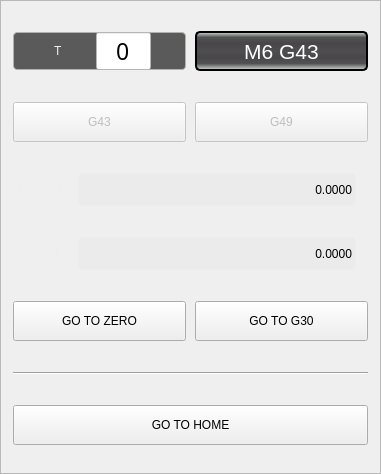
<?xml version="1.0" encoding="UTF-8"?>
<ui version="4.0">
 <class>basic_tool_info_widget</class>
 <widget class="QFrame" name="basic_tool_info_widget">
  <property name="geometry">
   <rect>
    <x>0</x>
    <y>0</y>
    <width>381</width>
    <height>474</height>
   </rect>
  </property>
  <property name="windowTitle">
   <string>Frame</string>
  </property>
  <property name="frameShape">
   <enum>QFrame::StyledPanel</enum>
  </property>
  <property name="frameShadow">
   <enum>QFrame::Raised</enum>
  </property>
  <layout class="QVBoxLayout" name="verticalLayout">
   <property name="spacing">
    <number>0</number>
   </property>
   <property name="leftMargin">
    <number>0</number>
   </property>
   <property name="topMargin">
    <number>0</number>
   </property>
   <property name="rightMargin">
    <number>0</number>
   </property>
   <property name="bottomMargin">
    <number>0</number>
   </property>
   <item>
    <widget class="QFrame" name="basic_tool_info_qframe">
     <property name="sizePolicy">
      <sizepolicy hsizetype="Minimum" vsizetype="Minimum">
       <horstretch>0</horstretch>
       <verstretch>0</verstretch>
      </sizepolicy>
     </property>
     <property name="minimumSize">
      <size>
       <width>0</width>
       <height>0</height>
      </size>
     </property>
     <property name="maximumSize">
      <size>
       <width>16777215</width>
       <height>16777215</height>
      </size>
     </property>
     <property name="focusPolicy">
      <enum>Qt::NoFocus</enum>
     </property>
     <property name="styleSheet">
      <string notr="true"/>
     </property>
     <layout class="QVBoxLayout" name="verticalLayout_29">
      <property name="spacing">
       <number>10</number>
      </property>
      <property name="leftMargin">
       <number>12</number>
      </property>
      <property name="topMargin">
       <number>9</number>
      </property>
      <property name="rightMargin">
       <number>12</number>
      </property>
      <property name="bottomMargin">
       <number>3</number>
      </property>
      <item>
       <layout class="QHBoxLayout" name="horizontalLayout_96">
        <property name="spacing">
         <number>9</number>
        </property>
        <item>
         <widget class="QFrame" name="frame_27">
          <property name="sizePolicy">
           <sizepolicy hsizetype="Preferred" vsizetype="Fixed">
            <horstretch>0</horstretch>
            <verstretch>0</verstretch>
           </sizepolicy>
          </property>
          <property name="minimumSize">
           <size>
            <width>0</width>
            <height>38</height>
           </size>
          </property>
          <property name="maximumSize">
           <size>
            <width>16777215</width>
            <height>38</height>
           </size>
          </property>
          <property name="styleSheet">
           <string notr="true">.QFrame{
    border-style: solid;
    border-color: rgb(176, 179,172);
    border-width: 1px;
    border-radius: 4px;
    background-color: rgb(90, 90, 90);
    padding: -5px;
}</string>
          </property>
          <property name="frameShape">
           <enum>QFrame::StyledPanel</enum>
          </property>
          <property name="frameShadow">
           <enum>QFrame::Raised</enum>
          </property>
          <layout class="QHBoxLayout" name="horizontalLayout_105">
           <property name="spacing">
            <number>0</number>
           </property>
           <property name="leftMargin">
            <number>0</number>
           </property>
           <property name="topMargin">
            <number>0</number>
           </property>
           <property name="rightMargin">
            <number>1</number>
           </property>
           <property name="bottomMargin">
            <number>0</number>
           </property>
           <item>
            <widget class="QLabel" name="lbl_toolLabelT">
             <property name="sizePolicy">
              <sizepolicy hsizetype="Fixed" vsizetype="Fixed">
               <horstretch>0</horstretch>
               <verstretch>0</verstretch>
              </sizepolicy>
             </property>
             <property name="minimumSize">
              <size>
               <width>15</width>
               <height>36</height>
              </size>
             </property>
             <property name="maximumSize">
              <size>
               <width>15</width>
               <height>36</height>
              </size>
             </property>
             <property name="styleSheet">
              <string notr="true">QLabel{
    color: rgb(238, 238, 236);
	font: 17pt &quot;Bebas Kai&quot;;
}</string>
             </property>
             <property name="text">
              <string>  T</string>
             </property>
             <property name="alignment">
              <set>Qt::AlignCenter</set>
             </property>
             <property name="indent">
              <number>0</number>
             </property>
            </widget>
           </item>
           <item>
            <widget class="VCPLineEdit" name="vcpline_toolNumber">
             <property name="sizePolicy">
              <sizepolicy hsizetype="Fixed" vsizetype="Fixed">
               <horstretch>0</horstretch>
               <verstretch>0</verstretch>
              </sizepolicy>
             </property>
             <property name="minimumSize">
              <size>
               <width>55</width>
               <height>0</height>
              </size>
             </property>
             <property name="maximumSize">
              <size>
               <width>55</width>
               <height>16777215</height>
              </size>
             </property>
             <property name="palette">
              <palette>
               <active>
                <colorrole role="WindowText">
                 <brush brushstyle="SolidPattern">
                  <color alpha="255">
                   <red>0</red>
                   <green>0</green>
                   <blue>0</blue>
                  </color>
                 </brush>
                </colorrole>
                <colorrole role="Button">
                 <brush brushstyle="SolidPattern">
                  <color alpha="255">
                   <red>255</red>
                   <green>255</green>
                   <blue>255</blue>
                  </color>
                 </brush>
                </colorrole>
                <colorrole role="Text">
                 <brush brushstyle="SolidPattern">
                  <color alpha="255">
                   <red>0</red>
                   <green>0</green>
                   <blue>0</blue>
                  </color>
                 </brush>
                </colorrole>
                <colorrole role="ButtonText">
                 <brush brushstyle="SolidPattern">
                  <color alpha="255">
                   <red>0</red>
                   <green>0</green>
                   <blue>0</blue>
                  </color>
                 </brush>
                </colorrole>
                <colorrole role="Base">
                 <brush brushstyle="SolidPattern">
                  <color alpha="255">
                   <red>255</red>
                   <green>255</green>
                   <blue>255</blue>
                  </color>
                 </brush>
                </colorrole>
                <colorrole role="Window">
                 <brush brushstyle="SolidPattern">
                  <color alpha="255">
                   <red>255</red>
                   <green>255</green>
                   <blue>255</blue>
                  </color>
                 </brush>
                </colorrole>
                <colorrole role="Highlight">
                 <brush brushstyle="SolidPattern">
                  <color alpha="255">
                   <red>65</red>
                   <green>84</green>
                   <blue>255</blue>
                  </color>
                 </brush>
                </colorrole>
                <colorrole role="HighlightedText">
                 <brush brushstyle="SolidPattern">
                  <color alpha="255">
                   <red>255</red>
                   <green>255</green>
                   <blue>255</blue>
                  </color>
                 </brush>
                </colorrole>
               </active>
               <inactive>
                <colorrole role="WindowText">
                 <brush brushstyle="SolidPattern">
                  <color alpha="255">
                   <red>0</red>
                   <green>0</green>
                   <blue>0</blue>
                  </color>
                 </brush>
                </colorrole>
                <colorrole role="Button">
                 <brush brushstyle="SolidPattern">
                  <color alpha="255">
                   <red>255</red>
                   <green>255</green>
                   <blue>255</blue>
                  </color>
                 </brush>
                </colorrole>
                <colorrole role="Text">
                 <brush brushstyle="SolidPattern">
                  <color alpha="255">
                   <red>0</red>
                   <green>0</green>
                   <blue>0</blue>
                  </color>
                 </brush>
                </colorrole>
                <colorrole role="ButtonText">
                 <brush brushstyle="SolidPattern">
                  <color alpha="255">
                   <red>0</red>
                   <green>0</green>
                   <blue>0</blue>
                  </color>
                 </brush>
                </colorrole>
                <colorrole role="Base">
                 <brush brushstyle="SolidPattern">
                  <color alpha="255">
                   <red>255</red>
                   <green>255</green>
                   <blue>255</blue>
                  </color>
                 </brush>
                </colorrole>
                <colorrole role="Window">
                 <brush brushstyle="SolidPattern">
                  <color alpha="255">
                   <red>255</red>
                   <green>255</green>
                   <blue>255</blue>
                  </color>
                 </brush>
                </colorrole>
                <colorrole role="Highlight">
                 <brush brushstyle="SolidPattern">
                  <color alpha="255">
                   <red>65</red>
                   <green>84</green>
                   <blue>255</blue>
                  </color>
                 </brush>
                </colorrole>
                <colorrole role="HighlightedText">
                 <brush brushstyle="SolidPattern">
                  <color alpha="255">
                   <red>255</red>
                   <green>255</green>
                   <blue>255</blue>
                  </color>
                 </brush>
                </colorrole>
               </inactive>
               <disabled>
                <colorrole role="WindowText">
                 <brush brushstyle="SolidPattern">
                  <color alpha="255">
                   <red>0</red>
                   <green>0</green>
                   <blue>0</blue>
                  </color>
                 </brush>
                </colorrole>
                <colorrole role="Button">
                 <brush brushstyle="SolidPattern">
                  <color alpha="255">
                   <red>255</red>
                   <green>255</green>
                   <blue>255</blue>
                  </color>
                 </brush>
                </colorrole>
                <colorrole role="Text">
                 <brush brushstyle="SolidPattern">
                  <color alpha="255">
                   <red>0</red>
                   <green>0</green>
                   <blue>0</blue>
                  </color>
                 </brush>
                </colorrole>
                <colorrole role="ButtonText">
                 <brush brushstyle="SolidPattern">
                  <color alpha="255">
                   <red>0</red>
                   <green>0</green>
                   <blue>0</blue>
                  </color>
                 </brush>
                </colorrole>
                <colorrole role="Base">
                 <brush brushstyle="SolidPattern">
                  <color alpha="255">
                   <red>255</red>
                   <green>255</green>
                   <blue>255</blue>
                  </color>
                 </brush>
                </colorrole>
                <colorrole role="Window">
                 <brush brushstyle="SolidPattern">
                  <color alpha="255">
                   <red>255</red>
                   <green>255</green>
                   <blue>255</blue>
                  </color>
                 </brush>
                </colorrole>
                <colorrole role="Highlight">
                 <brush brushstyle="SolidPattern">
                  <color alpha="255">
                   <red>65</red>
                   <green>84</green>
                   <blue>255</blue>
                  </color>
                 </brush>
                </colorrole>
                <colorrole role="HighlightedText">
                 <brush brushstyle="SolidPattern">
                  <color alpha="255">
                   <red>255</red>
                   <green>255</green>
                   <blue>255</blue>
                  </color>
                 </brush>
                </colorrole>
               </disabled>
              </palette>
             </property>
             <property name="font">
              <font>
               <family>Bebas Kai</family>
               <pointsize>17</pointsize>
               <weight>50</weight>
               <italic>false</italic>
               <bold>false</bold>
              </font>
             </property>
             <property name="focusPolicy">
              <enum>Qt::ClickFocus</enum>
             </property>
             <property name="contextMenuPolicy">
              <enum>Qt::NoContextMenu</enum>
             </property>
             <property name="styleSheet">
              <string notr="true">font: 17pt;</string>
             </property>
             <property name="text">
              <string>0</string>
             </property>
             <property name="frame">
              <bool>true</bool>
             </property>
             <property name="alignment">
              <set>Qt::AlignCenter</set>
             </property>
             <property name="rules" stdset="0">
              <string>[{&quot;channels&quot;: [{&quot;url&quot;: &quot;tooltable:current_tool?tool_number&quot;, &quot;trigger&quot;: true}], &quot;property&quot;: &quot;Text&quot;, &quot;expression&quot;: &quot;str(ch[0])&quot;, &quot;name&quot;: &quot;update tool num&quot;}, {&quot;channels&quot;: [{&quot;url&quot;: &quot;status:task_state?text&quot;, &quot;trigger&quot;: true}, {&quot;url&quot;: &quot;status:interp_state?text&quot;, &quot;trigger&quot;: true}], &quot;property&quot;: &quot;Enable&quot;, &quot;expression&quot;: &quot;ch[0] == 'On' and ch[1] == 'Idle'&quot;, &quot;name&quot;: &quot;enable/disable&quot;}]</string>
             </property>
            </widget>
           </item>
          </layout>
         </widget>
        </item>
        <item>
         <widget class="SubCallButton" name="subbtn_m6G43">
          <property name="minimumSize">
           <size>
            <width>70</width>
            <height>40</height>
           </size>
          </property>
          <property name="maximumSize">
           <size>
            <width>16777215</width>
            <height>40</height>
           </size>
          </property>
          <property name="styleSheet">
           <string notr="true">QPushButton {
    color: white;    
    border-color: black;
    border-style: solid;
    border-radius: 5px;
    border-width: 2px;
    background: qlineargradient(spread:pad, x1:0, y1:1, x2:0, y2:0, stop:0 rgba(213, 218, 216, 255), stop:0.169312 rgba(82, 82, 83, 255), stop:0.328042 rgba(72, 70, 73, 255), stop:0.492063 rgba(78, 77, 79, 255), stop:0.703704 rgba(72, 70, 73, 255), stop:0.86 rgba(82, 82, 83, 255), stop:1 rgba(213, 218, 216, 255));
}

QPushButton {
    font-family: &quot;Bebas Kai&quot;;
    font-size: 16pt;
}

QPushButton:disabled {
    border-color: gray;
}

QPushButton:hover {
    background:  qlineargradient(x1: 0, y1: 0, x2: 0, y2: 1,
                                     stop: 0 #A19E9E, stop: 1.0 #5C5959);
}

QPushButton:pressed {
    background:  qlineargradient(spread:pad, x1:0, y1:0, x2:0, y2:1, stop:0 rgba(85, 85, 238, 255), stop:0.544974 rgba(90, 91, 239, 255), stop:1 rgba(126, 135, 243, 255));
}

QPushButton:checked[option=&quot;true&quot;] {
    background:  qlineargradient(spread:pad, x1:0, y1:0, x2:0, y2:1, stop:0 rgba(85, 85, 238, 255), stop:0.544974 rgba(90, 91, 239, 255), stop:1 rgba(126, 135, 243, 255));
}

QPushButton:checked {
    background:  qlineargradient(spread:pad, x1:0, y1:0, x2:0, y2:1, stop:0 rgba(85, 85, 238, 255), stop:0.544974 rgba(90, 91, 239, 255), stop:1 rgba(126, 135, 243, 255));
}
</string>
          </property>
          <property name="text">
           <string>M6 G43</string>
          </property>
          <property name="filename" stdset="0">
           <string>m6_tool_call_main_panel.ngc</string>
          </property>
         </widget>
        </item>
       </layout>
      </item>
      <item>
       <layout class="QHBoxLayout" name="horizontalLayout_104">
        <property name="spacing">
         <number>9</number>
        </property>
        <item>
         <widget class="MDIButton" name="mdibtn_g43">
          <property name="enabled">
           <bool>false</bool>
          </property>
          <property name="sizePolicy">
           <sizepolicy hsizetype="Preferred" vsizetype="Fixed">
            <horstretch>1</horstretch>
            <verstretch>0</verstretch>
           </sizepolicy>
          </property>
          <property name="minimumSize">
           <size>
            <width>0</width>
            <height>40</height>
           </size>
          </property>
          <property name="maximumSize">
           <size>
            <width>16777215</width>
            <height>40</height>
           </size>
          </property>
          <property name="focusPolicy">
           <enum>Qt::NoFocus</enum>
          </property>
          <property name="styleSheet">
           <string notr="true">MDIButton {
   	font: 15pt &quot;Bebas Kai&quot;;
}</string>
          </property>
          <property name="text">
           <string>G43</string>
          </property>
          <property name="checkable">
           <bool>true</bool>
          </property>
          <property name="autoExclusive">
           <bool>true</bool>
          </property>
          <property name="rules" stdset="0">
           <string>[{&quot;channels&quot;: [{&quot;url&quot;: &quot;status:gcodes?text&quot;, &quot;trigger&quot;: true}], &quot;property&quot;: &quot;Checked&quot;, &quot;expression&quot;: &quot;'G43' in ch[0]&quot;, &quot;name&quot;: &quot;G43&quot;}, {&quot;channels&quot;: [{&quot;url&quot;: &quot;status:tool_in_spindle&quot;, &quot;trigger&quot;: false}, {&quot;url&quot;: &quot;status:interp_state&quot;, &quot;trigger&quot;: true}, {&quot;url&quot;: &quot;status:homed&quot;, &quot;trigger&quot;: true}], &quot;property&quot;: &quot;Enable&quot;, &quot;expression&quot;: &quot;ch[0] != 0&quot;, &quot;name&quot;: &quot;disable if no tool loaded&quot;}]</string>
          </property>
          <property name="MDICommand" stdset="0">
           <string>G43</string>
          </property>
         </widget>
        </item>
        <item>
         <widget class="MDIButton" name="mdibtn_g49">
          <property name="enabled">
           <bool>false</bool>
          </property>
          <property name="sizePolicy">
           <sizepolicy hsizetype="Preferred" vsizetype="Fixed">
            <horstretch>1</horstretch>
            <verstretch>0</verstretch>
           </sizepolicy>
          </property>
          <property name="minimumSize">
           <size>
            <width>0</width>
            <height>40</height>
           </size>
          </property>
          <property name="maximumSize">
           <size>
            <width>16777215</width>
            <height>40</height>
           </size>
          </property>
          <property name="focusPolicy">
           <enum>Qt::NoFocus</enum>
          </property>
          <property name="styleSheet">
           <string notr="true">MDIButton {
   	font: 15pt &quot;Bebas Kai&quot;;
}</string>
          </property>
          <property name="text">
           <string>G49</string>
          </property>
          <property name="checkable">
           <bool>true</bool>
          </property>
          <property name="autoExclusive">
           <bool>true</bool>
          </property>
          <property name="rules" stdset="0">
           <string>[{&quot;channels&quot;: [{&quot;url&quot;: &quot;status:gcodes?text&quot;, &quot;trigger&quot;: true}], &quot;property&quot;: &quot;Checked&quot;, &quot;expression&quot;: &quot;'G49' in ch[0]&quot;, &quot;name&quot;: &quot;G49&quot;}]</string>
          </property>
          <property name="MDICommand" stdset="0">
           <string>G49</string>
          </property>
         </widget>
        </item>
       </layout>
      </item>
      <item>
       <layout class="QHBoxLayout" name="horizontalLayout_94">
        <property name="spacing">
         <number>5</number>
        </property>
        <property name="rightMargin">
         <number>0</number>
        </property>
        <item>
         <widget class="QLabel" name="lbl_toolLength">
          <property name="enabled">
           <bool>true</bool>
          </property>
          <property name="sizePolicy">
           <sizepolicy hsizetype="Fixed" vsizetype="Fixed">
            <horstretch>0</horstretch>
            <verstretch>0</verstretch>
           </sizepolicy>
          </property>
          <property name="minimumSize">
           <size>
            <width>60</width>
            <height>33</height>
           </size>
          </property>
          <property name="maximumSize">
           <size>
            <width>60</width>
            <height>33</height>
           </size>
          </property>
          <property name="styleSheet">
           <string notr="true">QLabel{   
    color: rgb(238, 238, 236);
	font: 16pt &quot;Bebas Kai&quot;;
}





</string>
          </property>
          <property name="text">
           <string>LENGTH</string>
          </property>
          <property name="alignment">
           <set>Qt::AlignCenter</set>
          </property>
          <property name="wordWrap">
           <bool>true</bool>
          </property>
          <property name="indent">
           <number>0</number>
          </property>
         </widget>
        </item>
        <item>
         <widget class="StatusLabel" name="stlbl_toolLength">
          <property name="sizePolicy">
           <sizepolicy hsizetype="Expanding" vsizetype="Preferred">
            <horstretch>1</horstretch>
            <verstretch>0</verstretch>
           </sizepolicy>
          </property>
          <property name="minimumSize">
           <size>
            <width>0</width>
            <height>33</height>
           </size>
          </property>
          <property name="maximumSize">
           <size>
            <width>16777215</width>
            <height>33</height>
           </size>
          </property>
          <property name="styleSheet">
           <string notr="true">QLabel {
    border-style: transparent;
    border-color: rgb(235, 235, 235);
    border-width: 1px;
    border-radius: 5px;
    color: black;
    background: rgb(235, 235, 235);
	font: 75 17pt &quot;Bebas Kai&quot;;
}</string>
          </property>
          <property name="text">
           <string>0.0000</string>
          </property>
          <property name="alignment">
           <set>Qt::AlignRight|Qt::AlignTrailing|Qt::AlignVCenter</set>
          </property>
          <property name="rules" stdset="0">
           <string>[{&quot;channels&quot;: [{&quot;url&quot;: &quot;tooltable:current_tool?z_offset&quot;, &quot;trigger&quot;: true}, {&quot;url&quot;: &quot;status:linear_units?text&quot;, &quot;trigger&quot;: false}], &quot;property&quot;: &quot;Text&quot;, &quot;expression&quot;: &quot;\&quot;{:.4f}\&quot;.format(ch[0]) if ch[1] == 'in' else \&quot;{:.4f}\&quot;.format(ch[0])&quot;, &quot;name&quot;: &quot;Tool Length&quot;}]</string>
          </property>
          <property name="format" stdset="0">
           <string>{:.3f}</string>
          </property>
          <property name="statusItem" stdset="0">
           <string>tool_offset.3</string>
          </property>
         </widget>
        </item>
        <item>
         <widget class="StatusLabel" name="stlbl_toollenghtUnit">
          <property name="sizePolicy">
           <sizepolicy hsizetype="Preferred" vsizetype="Fixed">
            <horstretch>0</horstretch>
            <verstretch>0</verstretch>
           </sizepolicy>
          </property>
          <property name="styleSheet">
           <string notr="true">QLabel{
    color: rgb(238, 238, 236);
	font: 17pt &quot;Bebas Kai&quot;;
}</string>
          </property>
          <property name="alignment">
           <set>Qt::AlignRight|Qt::AlignTrailing|Qt::AlignVCenter</set>
          </property>
          <property name="rules" stdset="0">
           <string>[
    {
        &quot;channels&quot;: [
            {
                &quot;url&quot;: &quot;status:linear_units?text&quot;,
                &quot;trigger&quot;: true,
                &quot;type&quot;: &quot;str&quot;
            }
        ],
        &quot;expression&quot;: &quot;ch[0]&quot;,
        &quot;name&quot;: &quot;Units&quot;,
        &quot;property&quot;: &quot;Text&quot;
    }
]</string>
          </property>
         </widget>
        </item>
       </layout>
      </item>
      <item>
       <layout class="QHBoxLayout" name="horizontalLayout_93">
        <property name="spacing">
         <number>5</number>
        </property>
        <item>
         <widget class="QLabel" name="lbl_toolDiameter">
          <property name="enabled">
           <bool>true</bool>
          </property>
          <property name="sizePolicy">
           <sizepolicy hsizetype="Fixed" vsizetype="Fixed">
            <horstretch>0</horstretch>
            <verstretch>0</verstretch>
           </sizepolicy>
          </property>
          <property name="minimumSize">
           <size>
            <width>60</width>
            <height>33</height>
           </size>
          </property>
          <property name="maximumSize">
           <size>
            <width>60</width>
            <height>33</height>
           </size>
          </property>
          <property name="styleSheet">
           <string notr="true">QLabel{
    color: rgb(238, 238, 236);
	font: 16pt &quot;Bebas Kai&quot;;
}
</string>
          </property>
          <property name="text">
           <string>DIAM</string>
          </property>
          <property name="alignment">
           <set>Qt::AlignCenter</set>
          </property>
          <property name="wordWrap">
           <bool>true</bool>
          </property>
          <property name="indent">
           <number>0</number>
          </property>
         </widget>
        </item>
        <item>
         <widget class="StatusLabel" name="stlbl_toolDiameter">
          <property name="sizePolicy">
           <sizepolicy hsizetype="Expanding" vsizetype="Preferred">
            <horstretch>1</horstretch>
            <verstretch>0</verstretch>
           </sizepolicy>
          </property>
          <property name="minimumSize">
           <size>
            <width>0</width>
            <height>33</height>
           </size>
          </property>
          <property name="maximumSize">
           <size>
            <width>16777215</width>
            <height>33</height>
           </size>
          </property>
          <property name="styleSheet">
           <string notr="true">QLabel {
    border-style: transparent;
    border-color: rgb(235, 235, 235);
    border-width: 1px;
    border-radius: 5px;
    color: black;
    background: rgb(235, 235, 235);
	font: 75 17pt &quot;Bebas Kai&quot;;
}</string>
          </property>
          <property name="text">
           <string>0.0000</string>
          </property>
          <property name="alignment">
           <set>Qt::AlignRight|Qt::AlignTrailing|Qt::AlignVCenter</set>
          </property>
          <property name="rules" stdset="0">
           <string>[{&quot;channels&quot;: [{&quot;url&quot;: &quot;tooltable:current_tool?diameter&quot;, &quot;trigger&quot;: true}, {&quot;url&quot;: &quot;status:linear_units?text&quot;, &quot;trigger&quot;: false}], &quot;property&quot;: &quot;Text&quot;, &quot;expression&quot;: &quot;\&quot;{:.4f}\&quot;.format(ch[0]) if ch[1] == 'in' else \&quot;{:.4f}\&quot;.format(ch[0])&quot;, &quot;name&quot;: &quot;Tool Diameter&quot;}]</string>
          </property>
          <property name="format" stdset="0">
           <string>{:.3f}</string>
          </property>
          <property name="statusItem" stdset="0">
           <string>tool_offset.3</string>
          </property>
         </widget>
        </item>
        <item>
         <widget class="StatusLabel" name="stlbl_toolDiameterUnit">
          <property name="sizePolicy">
           <sizepolicy hsizetype="Preferred" vsizetype="Fixed">
            <horstretch>0</horstretch>
            <verstretch>0</verstretch>
           </sizepolicy>
          </property>
          <property name="styleSheet">
           <string notr="true">QLabel{
    color: rgb(238, 238, 236);
	font: 17pt &quot;Bebas Kai&quot;;
}</string>
          </property>
          <property name="alignment">
           <set>Qt::AlignRight|Qt::AlignTrailing|Qt::AlignVCenter</set>
          </property>
          <property name="rules" stdset="0">
           <string>[{&quot;channels&quot;: [{&quot;url&quot;: &quot;status:linear_units?text&quot;, &quot;trigger&quot;: true}], &quot;property&quot;: &quot;Text&quot;, &quot;expression&quot;: &quot;ch[0]&quot;, &quot;name&quot;: &quot;Units&quot;}]</string>
          </property>
         </widget>
        </item>
       </layout>
      </item>
      <item>
       <layout class="QHBoxLayout" name="horizontalLayout_95">
        <property name="spacing">
         <number>9</number>
        </property>
        <item>
         <widget class="SubCallButton" name="subbtn_goToZero">
          <property name="sizePolicy">
           <sizepolicy hsizetype="Preferred" vsizetype="Fixed">
            <horstretch>1</horstretch>
            <verstretch>0</verstretch>
           </sizepolicy>
          </property>
          <property name="minimumSize">
           <size>
            <width>0</width>
            <height>40</height>
           </size>
          </property>
          <property name="maximumSize">
           <size>
            <width>16777215</width>
            <height>40</height>
           </size>
          </property>
          <property name="focusPolicy">
           <enum>Qt::NoFocus</enum>
          </property>
          <property name="styleSheet">
           <string notr="true">.SubCallButton {
    color: white;    
    border-color: black;
    border-style: solid;
    border-radius: 5px;
    border-width: 2px;
    background: qlineargradient(spread:pad, x1:0, y1:1, x2:0, y2:0, stop:0 rgba(213, 218, 216, 255), stop:0.169312 rgba(82, 82, 83, 255), stop:0.328042 rgba(72, 70, 73, 255), stop:0.492063 rgba(78, 77, 79, 255), stop:0.703704 rgba(72, 70, 73, 255), stop:0.86 rgba(82, 82, 83, 255), stop:1 rgba(213, 218, 216, 255));
}

.SubCallButton {
    font-family: &quot;Bebas Kai&quot;;
    font-size: 15pt;
}

.SubCallButton:disabled {
    border-color: gray;
}

.SubCallButton:hover {
    background:  qlineargradient(x1: 0, y1: 0, x2: 0, y2: 1,
                                     stop: 0 #A19E9E, stop: 1.0 #5C5959);
}

.SubCallButton:pressed {
    background:  qlineargradient(spread:pad, x1:0, y1:0, x2:0, y2:1, stop:0 rgba(85, 85, 238, 255), stop:0.544974 rgba(90, 91, 239, 255), stop:1 rgba(126, 135, 243, 255));
}

.SubCallButton:checked[option=&quot;true&quot;] {
    background:  qlineargradient(spread:pad, x1:0, y1:0, x2:0, y2:1, stop:0 rgba(85, 85, 238, 255), stop:0.544974 rgba(90, 91, 239, 255), stop:1 rgba(126, 135, 243, 255));
}

.SubCallButton:checked {
    background:  qlineargradient(spread:pad, x1:0, y1:0, x2:0, y2:1, stop:0 rgba(85, 85, 238, 255), stop:0.544974 rgba(90, 91, 239, 255), stop:1 rgba(126, 135, 243, 255));
}</string>
          </property>
          <property name="text">
           <string>GO TO ZERO</string>
          </property>
          <property name="filename" stdset="0">
           <string>go_to_zero.ngc</string>
          </property>
         </widget>
        </item>
        <item>
         <widget class="SubCallButton" name="subbtn_goToG30">
          <property name="sizePolicy">
           <sizepolicy hsizetype="Preferred" vsizetype="Fixed">
            <horstretch>1</horstretch>
            <verstretch>0</verstretch>
           </sizepolicy>
          </property>
          <property name="minimumSize">
           <size>
            <width>0</width>
            <height>40</height>
           </size>
          </property>
          <property name="maximumSize">
           <size>
            <width>16777215</width>
            <height>40</height>
           </size>
          </property>
          <property name="focusPolicy">
           <enum>Qt::NoFocus</enum>
          </property>
          <property name="styleSheet">
           <string notr="true">.SubCallButton {
    color: white;    
    border-color: black;
    border-style: solid;
    border-radius: 5px;
    border-width: 2px;
    background: qlineargradient(spread:pad, x1:0, y1:1, x2:0, y2:0, stop:0 rgba(213, 218, 216, 255), stop:0.169312 rgba(82, 82, 83, 255), stop:0.328042 rgba(72, 70, 73, 255), stop:0.492063 rgba(78, 77, 79, 255), stop:0.703704 rgba(72, 70, 73, 255), stop:0.86 rgba(82, 82, 83, 255), stop:1 rgba(213, 218, 216, 255));
}

.SubCallButton {
    font-family: &quot;Bebas Kai&quot;;
    font-size: 15pt;
}

.SubCallButton:disabled {
    border-color: gray;
}

.SubCallButton:hover {
    background:  qlineargradient(x1: 0, y1: 0, x2: 0, y2: 1,
                                     stop: 0 #A19E9E, stop: 1.0 #5C5959);
}

.SubCallButton:pressed {
    background:  qlineargradient(spread:pad, x1:0, y1:0, x2:0, y2:1, stop:0 rgba(85, 85, 238, 255), stop:0.544974 rgba(90, 91, 239, 255), stop:1 rgba(126, 135, 243, 255));
}

.SubCallButton:checked[option=&quot;true&quot;] {
    background:  qlineargradient(spread:pad, x1:0, y1:0, x2:0, y2:1, stop:0 rgba(85, 85, 238, 255), stop:0.544974 rgba(90, 91, 239, 255), stop:1 rgba(126, 135, 243, 255));
}

.SubCallButton:checked {
    background:  qlineargradient(spread:pad, x1:0, y1:0, x2:0, y2:1, stop:0 rgba(85, 85, 238, 255), stop:0.544974 rgba(90, 91, 239, 255), stop:1 rgba(126, 135, 243, 255));
}</string>
          </property>
          <property name="text">
           <string>GO TO G30</string>
          </property>
          <property name="filename" stdset="0">
           <string>go_to_g30.ngc</string>
          </property>
         </widget>
        </item>
       </layout>
      </item>
      <item>
       <widget class="Line" name="line_7">
        <property name="sizePolicy">
         <sizepolicy hsizetype="Preferred" vsizetype="Fixed">
          <horstretch>0</horstretch>
          <verstretch>0</verstretch>
         </sizepolicy>
        </property>
        <property name="minimumSize">
         <size>
          <width>0</width>
          <height>2</height>
         </size>
        </property>
        <property name="maximumSize">
         <size>
          <width>16777215</width>
          <height>2</height>
         </size>
        </property>
        <property name="styleSheet">
         <string notr="true">Line{
color:rgb(186, 189, 182);
border-style: solid;
border-color: rgb(186, 189, 182);
background-color: rgb(186, 189, 182);
border-width: 1px;
border-radius: 1px;
}</string>
        </property>
        <property name="orientation">
         <enum>Qt::Horizontal</enum>
        </property>
       </widget>
      </item>
      <item>
       <layout class="QHBoxLayout" name="horizontalLayout_97">
        <property name="spacing">
         <number>9</number>
        </property>
        <property name="bottomMargin">
         <number>0</number>
        </property>
        <item>
         <widget class="SubCallButton" name="subbtn_goToHome">
          <property name="sizePolicy">
           <sizepolicy hsizetype="Preferred" vsizetype="Fixed">
            <horstretch>1</horstretch>
            <verstretch>0</verstretch>
           </sizepolicy>
          </property>
          <property name="minimumSize">
           <size>
            <width>0</width>
            <height>40</height>
           </size>
          </property>
          <property name="maximumSize">
           <size>
            <width>16777215</width>
            <height>40</height>
           </size>
          </property>
          <property name="focusPolicy">
           <enum>Qt::NoFocus</enum>
          </property>
          <property name="styleSheet">
           <string notr="true">.SubCallButton {
    color: white;    
    border-color: black;
    border-style: solid;
    border-radius: 5px;
    border-width: 2px;
    background: qlineargradient(spread:pad, x1:0, y1:1, x2:0, y2:0, stop:0 rgba(213, 218, 216, 255), stop:0.169312 rgba(82, 82, 83, 255), stop:0.328042 rgba(72, 70, 73, 255), stop:0.492063 rgba(78, 77, 79, 255), stop:0.703704 rgba(72, 70, 73, 255), stop:0.86 rgba(82, 82, 83, 255), stop:1 rgba(213, 218, 216, 255));
}

.SubCallButton {
    font-family: &quot;Bebas Kai&quot;;
    font-size: 15pt;
}

.SubCallButton:disabled {
    border-color: gray;
}

.SubCallButton:hover {
    background:  qlineargradient(x1: 0, y1: 0, x2: 0, y2: 1,
                                     stop: 0 #A19E9E, stop: 1.0 #5C5959);
}

.SubCallButton:pressed {
    background:  qlineargradient(spread:pad, x1:0, y1:0, x2:0, y2:1, stop:0 rgba(85, 85, 238, 255), stop:0.544974 rgba(90, 91, 239, 255), stop:1 rgba(126, 135, 243, 255));
}

.SubCallButton:checked[option=&quot;true&quot;] {
    background:  qlineargradient(spread:pad, x1:0, y1:0, x2:0, y2:1, stop:0 rgba(85, 85, 238, 255), stop:0.544974 rgba(90, 91, 239, 255), stop:1 rgba(126, 135, 243, 255));
}

.SubCallButton:checked {
    background:  qlineargradient(spread:pad, x1:0, y1:0, x2:0, y2:1, stop:0 rgba(85, 85, 238, 255), stop:0.544974 rgba(90, 91, 239, 255), stop:1 rgba(126, 135, 243, 255));
}</string>
          </property>
          <property name="text">
           <string>GO TO HOME</string>
          </property>
          <property name="filename" stdset="0">
           <string>go_to_home.ngc</string>
          </property>
         </widget>
        </item>
       </layout>
      </item>
     </layout>
    </widget>
   </item>
  </layout>
 </widget>
 <customwidgets>
  <customwidget>
   <class>StatusLabel</class>
   <extends>QLabel</extends>
   <header>qtpyvcp.widgets.display_widgets.status_label</header>
  </customwidget>
  <customwidget>
   <class>SubCallButton</class>
   <extends>QPushButton</extends>
   <header>qtpyvcp.widgets.button_widgets.subcall_button</header>
  </customwidget>
  <customwidget>
   <class>MDIButton</class>
   <extends>QPushButton</extends>
   <header>qtpyvcp.widgets.button_widgets.mdi_button</header>
  </customwidget>
  <customwidget>
   <class>VCPLineEdit</class>
   <extends>QLineEdit</extends>
   <header>qtpyvcp.widgets.input_widgets.line_edit</header>
  </customwidget>
 </customwidgets>
 <resources/>
 <connections/>
</ui>
